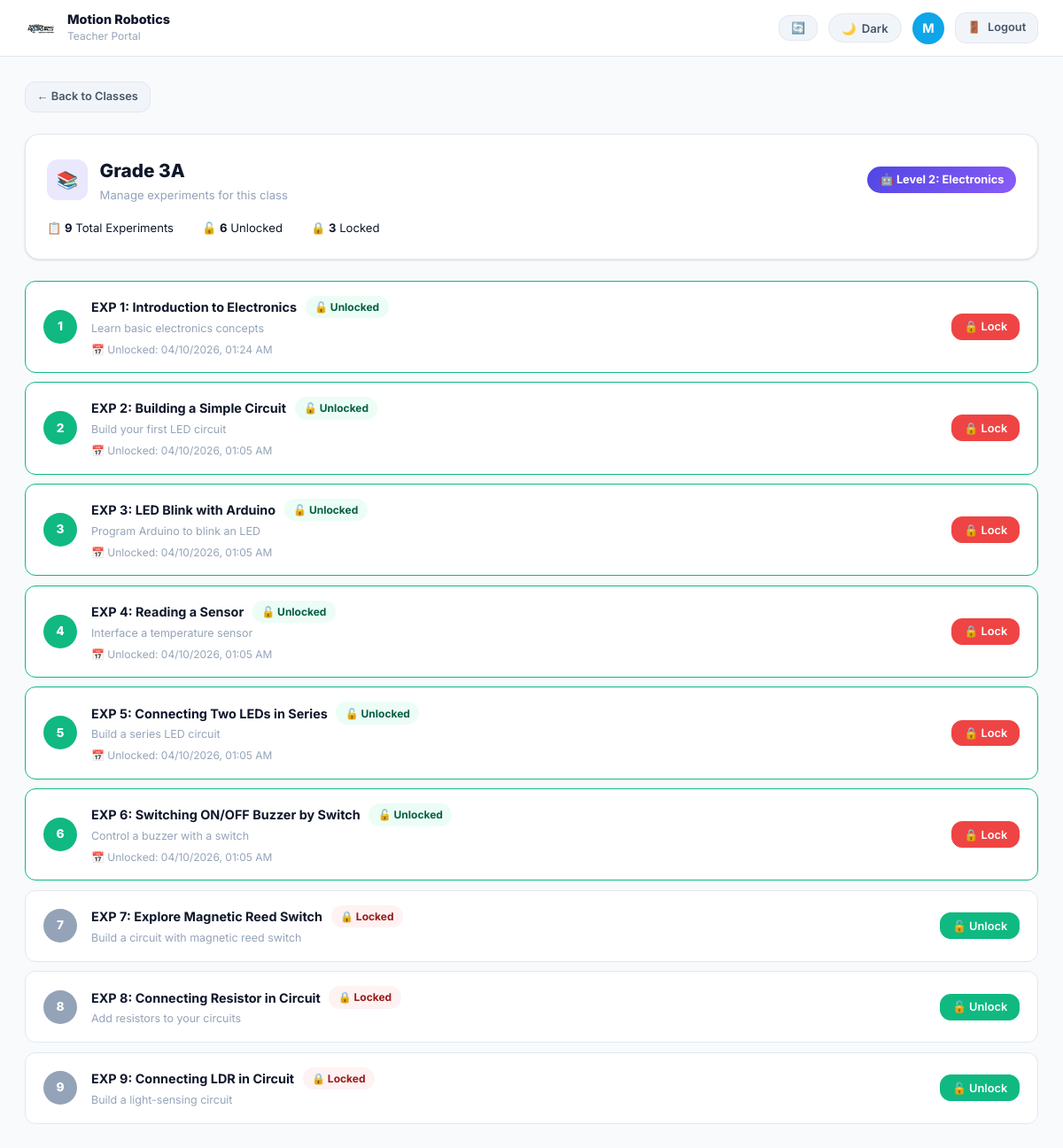
The page /teacher/class/1/experiments (signed in) on the database its author committed.
### app.py (models this page shows, shortened)
class User(db.Model):
    id            = db.Column(db.Integer, primary_key=True)
    username      = db.Column(db.String(80), unique=True, nullable=False)
    email         = db.Column(db.String(120), unique=True, nullable=False)
    password_hash = db.Column(db.String(200), nullable=False)
    role          = db.Column(db.String(20), nullable=False)   # admin / teacher / student
    full_name     = db.Column(db.String(120))
    phone         = db.Column(db.String(20))
    school_name   = db.Column(db.String(120))
    roll_number   = db.Column(db.String(40))
    avatar_color  = db.Column(db.String(20), default='#4F46E5')
    is_active     = db.Column(db.Boolean, default=True)
    created_at    = db.Column(db.DateTime, default=datetime.utcnow)

class Class(db.Model):
    id              = db.Column(db.Integer, primary_key=True)
    name            = db.Column(db.String(100), nullable=False)
    school_name     = db.Column(db.String(120))
    robotics_level  = db.Column(db.String(80))   # one of ROBOTICS_LEVELS or None
    created_at      = db.Column(db.DateTime, default=datetime.utcnow)
    teacher_classes = db.relationship('TeacherClass', backref='cls', cascade='all,delete-orphan')
    student_classes = db.relationship('StudentClass', backref='cls', cascade='all,delete-orphan')

class Experiment(db.Model):
    id          = db.Column(db.Integer, primary_key=True)
    title       = db.Column(db.String(200), nullable=False)
    description = db.Column(db.Text)
    level       = db.Column(db.String(80))
    exp_number  = db.Column(db.Integer, default=0)
    video_url   = db.Column(db.String(500))
    file_path   = db.Column(db.String(300))
    file_name   = db.Column(db.String(200))
    created_at  = db.Column(db.DateTime, default=datetime.utcnow)

class ExperimentUnlock(db.Model):
    id            = db.Column(db.Integer, primary_key=True)
    experiment_id = db.Column(db.Integer, db.ForeignKey('experiment.id'), nullable=False)
    class_id      = db.Column(db.Integer, db.ForeignKey('class.id'), nullable=False)
    teacher_id    = db.Column(db.Integer, db.ForeignKey('user.id'), nullable=False)
    deadline      = db.Column(db.DateTime)
    unlocked_at   = db.Column(db.DateTime, default=datetime.utcnow)
    experiment    = db.relationship('Experiment', backref='unlocks')
    cls           = db.relationship('Class', backref='unlocks')

### app.py (the view)
@app.route('/teacher/class/<int:cid>/experiments')
@role_required('teacher')
def teacher_class_experiments(cid):
    teacher = get_current_user()
    cls     = Class.query.get_or_404(cid)
    experiments = Experiment.query.filter_by(level=cls.robotics_level).order_by(Experiment.exp_number).all() if cls.robotics_level else []
    unlocked_ids = {u.experiment_id for u in ExperimentUnlock.query.filter_by(class_id=cid, teacher_id=teacher.id).all()}
    exp_data = []
    for e in experiments:
        unlock_obj = ExperimentUnlock.query.filter_by(experiment_id=e.id, class_id=cid).first()
        exp_data.append(dict(exp=e, is_unlocked=e.id in unlocked_ids, unlock=unlock_obj))
    students = [sc.student for sc in StudentClass.query.filter_by(class_id=cid).all()]
    return render_template('teacher/experiments.html', cls=cls, exp_data=exp_data, students=students)

### app.py (called while the page is built)
@app.context_processor
def inject_enumerate():
    return dict(enumerate=enumerate)

def role_required(*roles):
    def dec(f):
        @wraps(f)
        def d(*a, **kw):
            if 'user_id' not in session: return redirect(url_for('login'))
            if session.get('role') not in roles:
                flash('Access denied.', 'error')
                return redirect(url_for('dashboard'))
            return f(*a, **kw)
        return d
    return dec

def get_current_user():
    if 'user_id' in session: return User.query.get(session['user_id'])
    return None

@app.context_processor
def inject_globals():
    return dict(current_user=get_current_user(), ROBOTICS_LEVELS=ROBOTICS_LEVELS)

### templates/teacher/experiments.html (shortened to what this page needs)
{% extends 'teacher/base_teacher.html' %}
{% block content %}
<div class="mb-3">
  <a href="{{ url_for('teacher_dashboard') }}" class="btn btn-ghost btn-sm">← Back to Classes</a>
</div>
<div class="card mb-3">
  <div style="display:flex; align-items:center; justify-content:space-between; flex-wrap:wrap; gap:1rem;">
    <div style="display:flex; align-items:center; gap:.85rem;">
      <div class="page-icon" style="background:rgba(79,70,229,.12); color:var(--primary);">📚</div>
      <div>
        <div style="font-size:1.3rem; font-weight:800;">{{ cls.name }}</div>
        <div class="text-sm text-muted">Manage experiments for this class</div>
      </div>
    </div>
    {% if cls.robotics_level %}
    <span class="level-pill">🤖 {{ cls.robotics_level }}</span>
    {% endif %}
  </div>
  <div style="display:flex; gap:2rem; margin-top:1rem; flex-wrap:wrap;">
    <div class="text-sm">📋 <strong>{{ exp_data|length }}</strong> Total Experiments</div>
    <div class="text-sm">🔓 <strong>{{ exp_data|selectattr('is_unlocked')|list|length }}</strong> Unlocked</div>
    <div class="text-sm">🔒 <strong>{{ exp_data|rejectattr('is_unlocked')|list|length }}</strong> Locked</div>
  </div>
</div>
{% if exp_data %}
<div style="display:flex; flex-direction:column; gap:.65rem;">
  {% for ed in exp_data %}
  <div class="exp-item" style="{% if ed.is_unlocked %}border-color:var(--accent);{% endif %}">
    <div class="exp-num" style="background:{% if ed.is_unlocked %}var(--accent){% else %}var(--text3){% endif %};">
      {{ ed.exp.exp_number }}
    </div>
    <div class="exp-info">
      <div style="display:flex; align-items:center; gap:.6rem; flex-wrap:wrap;">
        <div class="exp-title">EXP {{ ed.exp.exp_number }}: {{ ed.exp.title }}</div>
        {% if ed.is_unlocked %}
          <span class="badge badge-success">🔓 Unlocked</span>
        {% else %}
          <span class="badge badge-danger">🔒 Locked</span>
        {% endif %}
      </div>
      <div class="exp-desc">{{ ed.exp.description or '' }}</div>
      {% if ed.is_unlocked and ed.unlock %}
      <div class="exp-meta">
        📅 Unlocked: {{ ed.unlock.unlocked_at.strftime('%m/%d/%Y, %I:%M %p') }}
      </div>
      {% endif %}
    </div>
    <div style="display:flex; gap:.5rem; flex-wrap:wrap; align-items:center; flex-shrink:0;">
      {% if ed.is_unlocked %}
      <form method="POST" action="{{ url_for('teacher_lock_experiment', cid=cls.id, eid=ed.exp.id) }}">
        <button class="btn btn-danger btn-sm" type="submit">🔒 Lock</button>
      </form>
      {% else %}
      <button class="btn btn-success btn-sm" onclick="openUnlock({{ ed.exp.id }}, '{{ ed.exp.title|e }}')">🔓 Unlock</button>
      {% endif %}
    </div>
  </div>
  {% endfor %}
</div>
{% endif %}
{% endblock %}

### templates/teacher/base_teacher.html (shortened to what this page needs)
<!DOCTYPE html>
<html lang="en" data-theme="light">
<head>
  <link rel="stylesheet" href="{{ url_for('static', filename='css/main.css') }}">
</head>
<body style="background:var(--bg);">
<header class="topbar" style="position:sticky; top:0; z-index:100;">
  <div class="topbar-brand">
    <img src="{{ url_for('static', filename='logo.png') }}" alt="Motion Robotics" style="height:36px; background:#fff; border-radius:4px; padding:2px;">
    <div>
      <div style="font-weight:800; font-size:.9rem; line-height:1.2;">Motion Robotics</div>
      <div class="topbar-sub">Teacher Portal</div>
    </div>
  </div>
  <div class="topbar-right">
    <button onclick="location.reload()" class="btn btn-ghost btn-sm" title="Refresh">🔄</button>
    <button class="theme-btn" onclick="toggleTheme()">
      <span class="theme-icon">🌙</span>
      <span class="theme-label">Dark</span>
    </button>
    {% if current_user %}
    <div class="avatar" style="background:{{ current_user.avatar_color }}; cursor:default;">
      {{ (current_user.full_name or current_user.username)[0].upper() }}
    </div>
    {% endif %}
    <a href="{{ url_for('logout') }}" class="btn btn-ghost btn-sm">
      <span>🚪</span> Logout
    </a>
  </div>
</header>
<main style="padding:1.75rem; max-width:1200px; margin:0 auto;">
  {% block content %}{% endblock %}
</main>
</body>
</html>

### rows shown on the page
User: full_name "M"
Class: name "Grade 3A", robotics_level "Level 2: Electronics"
Experiment: exp.exp_number "1", exp.exp_number "1", exp "Introduction to Electronics", exp "Learn basic electronics concepts"
ExperimentUnlock: unlock.unlocked_at "04/10/2026, 01:24 AM"
Experiment: exp.exp_number "2", exp.exp_number "2", exp "Building a Simple Circuit", exp "Build your first LED circuit"
ExperimentUnlock: unlock.unlocked_at "04/10/2026, 01:05 AM"
Experiment: exp.exp_number "3", exp.exp_number "3", exp "LED Blink with Arduino", exp "Program Arduino to blink an LED"
ExperimentUnlock: unlock.unlocked_at "04/10/2026, 01:05 AM"
Experiment: exp.exp_number "4", exp.exp_number "4", exp "Reading a Sensor", exp "Interface a temperature sensor"
ExperimentUnlock: unlock.unlocked_at "04/10/2026, 01:05 AM"
Experiment: exp.exp_number "5", exp.exp_number "5", exp "Connecting Two LEDs in Series", exp "Build a series LED circuit"
ExperimentUnlock: unlock.unlocked_at "04/10/2026, 01:05 AM"
Experiment: exp.exp_number "6", exp.exp_number "6", exp "Switching ON/OFF Buzzer by Switch", exp "Control a buzzer with a switch"
ExperimentUnlock: unlock.unlocked_at "04/10/2026, 01:05 AM"
Experiment: exp.exp_number "7", exp.exp_number "7", exp "Explore Magnetic Reed Switch", exp "Build a circuit with magnetic reed switch"
Experiment: exp.exp_number "8", exp.exp_number "8", exp "Connecting Resistor in Circuit", exp "Add resistors to your circuits"
Experiment: exp.exp_number "9", exp.exp_number "9", exp "Connecting LDR in Circuit", exp "Build a light-sensing circuit"

### other values the page prints
{{ exp_data|length }} "9"
{{ exp_data|selectattr('is_unlocked')|list|length }} "6"
{{ exp_data|rejectattr('is_unlocked')|list|length }} "3"
